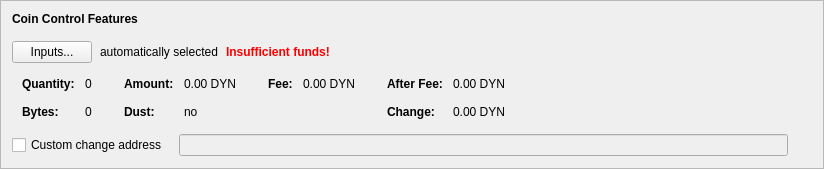
      <widget class="QFrame" name="frameCoinControl">
       <property name="sizePolicy">
        <sizepolicy hsizetype="Preferred" vsizetype="Fixed">
         <horstretch>0</horstretch>
         <verstretch>0</verstretch>
        </sizepolicy>
       </property>
       <property name="frameShape">
        <enum>QFrame::StyledPanel</enum>
       </property>
       <property name="frameShadow">
        <enum>QFrame::Raised</enum>
       </property>
       <layout class="QVBoxLayout" name="verticalLayout_4">
        <item>
         <layout class="QVBoxLayout" name="verticalLayoutCoinControl" stretch="0,0,0,0,0">
          <property name="spacing">
           <number>0</number>
          </property>
          <property name="sizeConstraint">
           <enum>QLayout::SetDefaultConstraint</enum>
          </property>
          <property name="leftMargin">
           <number>0</number>
          </property>
          <property name="topMargin">
           <number>0</number>
          </property>
          <item>
           <layout class="QHBoxLayout" name="horizontalLayoutCoinControl1">
            <property name="bottomMargin">
             <number>15</number>
            </property>
            <item>
             <widget class="QLabel" name="labelCoinControlFeatures">
              <property name="sizePolicy">
               <sizepolicy hsizetype="Preferred" vsizetype="Maximum">
                <horstretch>0</horstretch>
                <verstretch>0</verstretch>
               </sizepolicy>
              </property>
              <property name="font">
               <font>
                <weight>75</weight>
                <bold>true</bold>
               </font>
              </property>
              <property name="styleSheet">
               <string notr="true">font-weight:bold;</string>
              </property>
              <property name="text">
               <string>Coin Control Features</string>
              </property>
             </widget>
            </item>
           </layout>
          </item>
          <item>
           <layout class="QHBoxLayout" name="horizontalLayoutCoinControl2" stretch="0,0,0,0">
            <property name="spacing">
             <number>8</number>
            </property>
            <property name="bottomMargin">
             <number>10</number>
            </property>
            <item>
             <widget class="QPushButton" name="pushButtonCoinControl">
              <property name="styleSheet">
               <string notr="true"/>
              </property>
              <property name="text">
               <string>Inputs...</string>
              </property>
              <property name="autoDefault">
               <bool>false</bool>
              </property>
             </widget>
            </item>
            <item>
             <widget class="QLabel" name="labelCoinControlAutomaticallySelected">
              <property name="text">
               <string>automatically selected</string>
              </property>
              <property name="margin">
               <number>5</number>
              </property>
             </widget>
            </item>
            <item>
             <widget class="QLabel" name="labelCoinControlInsuffFunds">
              <property name="font">
               <font>
                <weight>75</weight>
                <bold>true</bold>
               </font>
              </property>
              <property name="styleSheet">
               <string notr="true">color:red;font-weight:bold;</string>
              </property>
              <property name="text">
               <string>Insufficient funds!</string>
              </property>
              <property name="margin">
               <number>5</number>
              </property>
             </widget>
            </item>
            <item>
             <spacer name="horizontalSpacerCoinControl">
              <property name="orientation">
               <enum>Qt::Horizontal</enum>
              </property>
              <property name="sizeHint" stdset="0">
               <size>
                <width>40</width>
                <height>1</height>
               </size>
              </property>
             </spacer>
            </item>
           </layout>
          </item>
          <item>
           <widget class="QWidget" name="widgetCoinControl" native="true">
            <property name="sizePolicy">
             <sizepolicy hsizetype="Preferred" vsizetype="Preferred">
              <horstretch>0</horstretch>
              <verstretch>0</verstretch>
             </sizepolicy>
            </property>
            <property name="minimumSize">
             <size>
              <width>0</width>
              <height>0</height>
             </size>
            </property>
            <property name="styleSheet">
             <string notr="true"/>
            </property>
            <layout class="QHBoxLayout" name="horizontalLayoutCoinControl5">
             <property name="leftMargin">
              <number>0</number>
             </property>
             <property name="topMargin">
              <number>0</number>
             </property>
             <property name="rightMargin">
              <number>0</number>
             </property>
             <property name="bottomMargin">
              <number>0</number>
             </property>
             <item>
              <layout class="QHBoxLayout" name="horizontalLayoutCoinControl3" stretch="0,0,0,1">
               <property name="spacing">
                <number>20</number>
               </property>
               <property name="topMargin">
                <number>0</number>
               </property>
               <property name="bottomMargin">
                <number>10</number>
               </property>
               <item>
                <layout class="QFormLayout" name="formLayoutCoinControl1">
                 <property name="horizontalSpacing">
                  <number>10</number>
                 </property>
                 <property name="verticalSpacing">
                  <number>14</number>
                 </property>
                 <property name="leftMargin">
                  <number>10</number>
                 </property>
                 <property name="topMargin">
                  <number>4</number>
                 </property>
                 <property name="rightMargin">
                  <number>6</number>
                 </property>
                 <item row="0" column="0">
                  <widget class="QLabel" name="labelCoinControlQuantityText">
                   <property name="font">
                    <font>
                     <weight>75</weight>
                     <bold>true</bold>
                    </font>
                   </property>
                   <property name="text">
                    <string>Quantity:</string>
                   </property>
                   <property name="margin">
                    <number>0</number>
                   </property>
                  </widget>
                 </item>
                 <item row="0" column="1">
                  <widget class="QLabel" name="labelCoinControlQuantity">
                   <property name="cursor">
                    <cursorShape>IBeamCursor</cursorShape>
                   </property>
                   <property name="contextMenuPolicy">
                    <enum>Qt::ActionsContextMenu</enum>
                   </property>
                   <property name="text">
                    <string notr="true">0</string>
                   </property>
                   <property name="margin">
                    <number>0</number>
                   </property>
                   <property name="textInteractionFlags">
                    <set>Qt::LinksAccessibleByMouse|Qt::TextSelectableByKeyboard|Qt::TextSelectableByMouse</set>
                   </property>
                  </widget>
                 </item>
                 <item row="1" column="0">
                  <widget class="QLabel" name="labelCoinControlBytesText">
                   <property name="font">
                    <font>
                     <weight>75</weight>
                     <bold>true</bold>
                    </font>
                   </property>
                   <property name="text">
                    <string>Bytes:</string>
                   </property>
                  </widget>
                 </item>
                 <item row="1" column="1">
                  <widget class="QLabel" name="labelCoinControlBytes">
                   <property name="cursor">
                    <cursorShape>IBeamCursor</cursorShape>
                   </property>
                   <property name="contextMenuPolicy">
                    <enum>Qt::ActionsContextMenu</enum>
                   </property>
                   <property name="text">
                    <string notr="true">0</string>
                   </property>
                   <property name="textInteractionFlags">
                    <set>Qt::LinksAccessibleByMouse|Qt::TextSelectableByKeyboard|Qt::TextSelectableByMouse</set>
                   </property>
                  </widget>
                 </item>
                </layout>
               </item>
               <item>
                <layout class="QFormLayout" name="formLayoutCoinControl2">
                 <property name="horizontalSpacing">
                  <number>10</number>
                 </property>
                 <property name="verticalSpacing">
                  <number>14</number>
                 </property>
                 <property name="leftMargin">
                  <number>6</number>
                 </property>
                 <property name="topMargin">
                  <number>4</number>
                 </property>
                 <property name="rightMargin">
                  <number>6</number>
                 </property>
                 <item row="0" column="0">
                  <widget class="QLabel" name="labelCoinControlAmountText">
                   <property name="font">
                    <font>
                     <weight>75</weight>
                     <bold>true</bold>
                    </font>
                   </property>
                   <property name="text">
                    <string>Amount:</string>
                   </property>
                   <property name="margin">
                    <number>0</number>
                   </property>
                  </widget>
                 </item>
                 <item row="0" column="1">
                  <widget class="QLabel" name="labelCoinControlAmount">
                   <property name="cursor">
                    <cursorShape>IBeamCursor</cursorShape>
                   </property>
                   <property name="contextMenuPolicy">
                    <enum>Qt::ActionsContextMenu</enum>
                   </property>
                   <property name="text">
                    <string notr="true">0.00 DYN</string>
                   </property>
                   <property name="textInteractionFlags">
                    <set>Qt::LinksAccessibleByMouse|Qt::TextSelectableByKeyboard|Qt::TextSelectableByMouse</set>
                   </property>
                  </widget>
                 </item>
                 <item row="1" column="0">
                  <widget class="QLabel" name="labelCoinControlLowOutputText">
                   <property name="font">
                    <font>
                     <weight>75</weight>
                     <bold>true</bold>
                    </font>
                   </property>
                   <property name="text">
                    <string>Dust:</string>
                   </property>
                  </widget>
                 </item>
                 <item row="1" column="1">
                  <widget class="QLabel" name="labelCoinControlLowOutput">
                   <property name="cursor">
                    <cursorShape>IBeamCursor</cursorShape>
                   </property>
                   <property name="contextMenuPolicy">
                    <enum>Qt::ActionsContextMenu</enum>
                   </property>
                   <property name="text">
                    <string notr="true">no</string>
                   </property>
                   <property name="textInteractionFlags">
                    <set>Qt::LinksAccessibleByMouse|Qt::TextSelectableByKeyboard|Qt::TextSelectableByMouse</set>
                   </property>
                  </widget>
                 </item>
                </layout>
               </item>
               <item>
                <layout class="QFormLayout" name="formLayoutCoinControl3">
                 <property name="horizontalSpacing">
                  <number>10</number>
                 </property>
                 <property name="verticalSpacing">
                  <number>14</number>
                 </property>
                 <property name="leftMargin">
                  <number>6</number>
                 </property>
                 <property name="topMargin">
                  <number>4</number>
                 </property>
                 <property name="rightMargin">
                  <number>6</number>
                 </property>
                 <item row="0" column="0">
                  <widget class="QLabel" name="labelCoinControlFeeText">
                   <property name="font">
                    <font>
                     <weight>75</weight>
                     <bold>true</bold>
                    </font>
                   </property>
                   <property name="text">
                    <string>Fee:</string>
                   </property>
                   <property name="margin">
                    <number>0</number>
                   </property>
                  </widget>
                 </item>
                 <item row="0" column="1">
                  <widget class="QLabel" name="labelCoinControlFee">
                   <property name="cursor">
                    <cursorShape>IBeamCursor</cursorShape>
                   </property>
                   <property name="contextMenuPolicy">
                    <enum>Qt::ActionsContextMenu</enum>
                   </property>
                   <property name="text">
                    <string notr="true">0.00 DYN</string>
                   </property>
                   <property name="textInteractionFlags">
                    <set>Qt::LinksAccessibleByMouse|Qt::TextSelectableByKeyboard|Qt::TextSelectableByMouse</set>
                   </property>
                  </widget>
                 </item>
                </layout>
               </item>
               <item>
                <layout class="QFormLayout" name="formLayoutCoinControl4">
                 <property name="horizontalSpacing">
                  <number>10</number>
                 </property>
                 <property name="verticalSpacing">
                  <number>14</number>
                 </property>
                 <property name="leftMargin">
                  <number>6</number>
                 </property>
                 <property name="topMargin">
                  <number>4</number>
                 </property>
                 <property name="rightMargin">
                  <number>6</number>
                 </property>
                 <item row="0" column="0">
                  <widget class="QLabel" name="labelCoinControlAfterFeeText">
                   <property name="font">
                    <font>
                     <weight>75</weight>
                     <bold>true</bold>
                    </font>
                   </property>
                   <property name="text">
                    <string>After Fee:</string>
                   </property>
                   <property name="margin">
                    <number>0</number>
                   </property>
                  </widget>
                 </item>
                 <item row="0" column="1">
                  <widget class="QLabel" name="labelCoinControlAfterFee">
                   <property name="cursor">
                    <cursorShape>IBeamCursor</cursorShape>
                   </property>
                   <property name="contextMenuPolicy">
                    <enum>Qt::ActionsContextMenu</enum>
                   </property>
                   <property name="text">
                    <string notr="true">0.00 DYN</string>
                   </property>
                   <property name="textInteractionFlags">
                    <set>Qt::LinksAccessibleByMouse|Qt::TextSelectableByKeyboard|Qt::TextSelectableByMouse</set>
                   </property>
                  </widget>
                 </item>
                 <item row="1" column="0">
                  <widget class="QLabel" name="labelCoinControlChangeText">
                   <property name="font">
                    <font>
                     <weight>75</weight>
                     <bold>true</bold>
                    </font>
                   </property>
                   <property name="text">
                    <string>Change:</string>
                   </property>
                  </widget>
                 </item>
                 <item row="1" column="1">
                  <widget class="QLabel" name="labelCoinControlChange">
                   <property name="cursor">
                    <cursorShape>IBeamCursor</cursorShape>
                   </property>
                   <property name="contextMenuPolicy">
                    <enum>Qt::ActionsContextMenu</enum>
                   </property>
                   <property name="text">
                    <string notr="true">0.00 DYN</string>
                   </property>
                   <property name="textInteractionFlags">
                    <set>Qt::LinksAccessibleByMouse|Qt::TextSelectableByKeyboard|Qt::TextSelectableByMouse</set>
                   </property>
                  </widget>
                 </item>
                </layout>
               </item>
              </layout>
             </item>
            </layout>
           </widget>
          </item>
          <item>
           <layout class="QHBoxLayout" name="horizontalLayoutCoinControl4" stretch="0,0,0">
            <property name="spacing">
             <number>12</number>
            </property>
            <property name="sizeConstraint">
             <enum>QLayout::SetDefaultConstraint</enum>
            </property>
            <property name="topMargin">
             <number>5</number>
            </property>
            <property name="rightMargin">
             <number>5</number>
            </property>
            <item>
             <widget class="QCheckBox" name="checkBoxCoinControlChange">
              <property name="toolTip">
               <string>If this is activated, but the change address is empty or invalid, change will be sent to a newly generated address.</string>
              </property>
              <property name="text">
               <string>Custom change address</string>
              </property>
             </widget>
            </item>
            <item>
             <widget class="QValidatedLineEdit" name="lineEditCoinControlChange">
              <property name="enabled">
               <bool>false</bool>
              </property>
              <property name="sizePolicy">
               <sizepolicy hsizetype="Expanding" vsizetype="Fixed">
                <horstretch>0</horstretch>
                <verstretch>0</verstretch>
               </sizepolicy>
              </property>
             </widget>
            </item>
            <item>
             <widget class="QLabel" name="labelCoinControlChangeLabel">
              <property name="sizePolicy">
               <sizepolicy hsizetype="Preferred" vsizetype="Expanding">
                <horstretch>0</horstretch>
                <verstretch>0</verstretch>
               </sizepolicy>
              </property>
              <property name="minimumSize">
               <size>
                <width>0</width>
                <height>0</height>
               </size>
              </property>
              <property name="text">
               <string/>
              </property>
              <property name="margin">
               <number>3</number>
              </property>
             </widget>
            </item>
           </layout>
          </item>
          <item>
           <spacer name="verticalSpacerCoinControl">
            <property name="orientation">
             <enum>Qt::Vertical</enum>
            </property>
            <property name="sizeType">
             <enum>QSizePolicy::Expanding</enum>
            </property>
            <property name="sizeHint" stdset="0">
             <size>
              <width>800</width>
              <height>1</height>
             </size>
            </property>
           </spacer>
          </item>
         </layout>
        </item>
       </layout>
      </widget>
